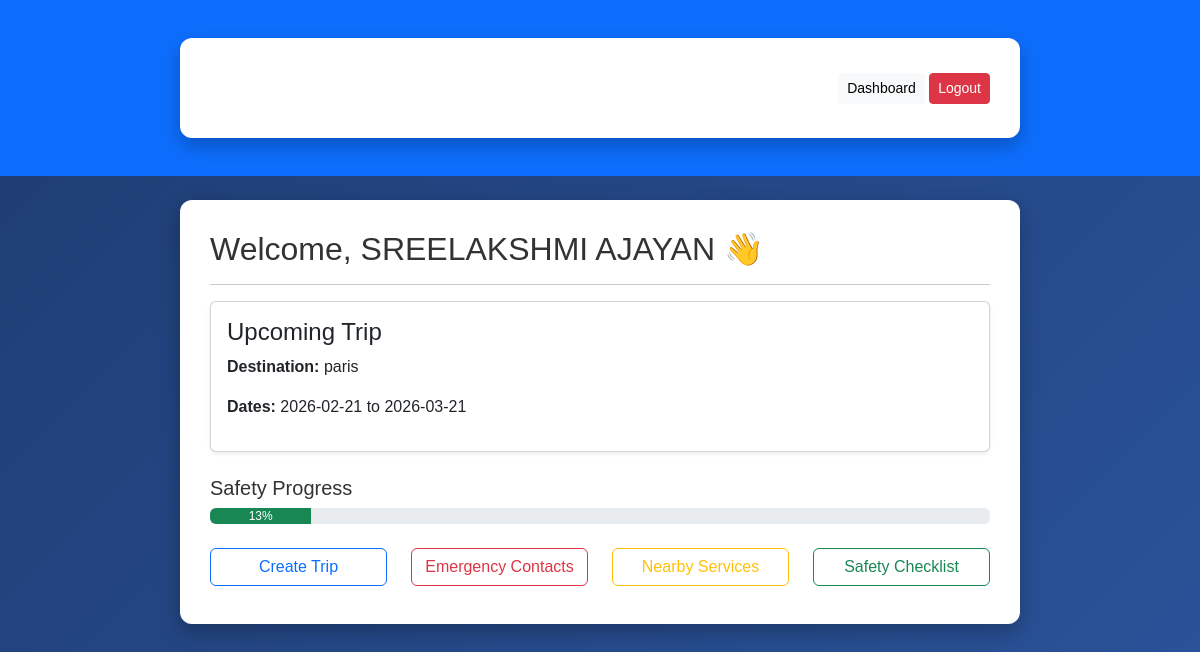
The app's page /dashboard (signed in) with its own data.
### tables this page shows
CREATE TABLE trips(
                    id INTEGER PRIMARY KEY AUTOINCREMENT,
                    user_id INTEGER,
                    destination TEXT,
                    start_date TEXT,
                    end_date TEXT,
                    accommodation TEXT,
                    transport TEXT,
                    notes TEXT
                );

### app.py (the view)
@app.route("/dashboard")
def dashboard():
    if "user_id" not in session:
        return redirect(url_for("login"))
    conn = sqlite3.connect(DATABASE)
    c = conn.cursor()
    c.execute("SELECT * FROM trips WHERE user_id=? ORDER BY id DESC LIMIT 1",
              (session["user_id"],))
    trip = c.fetchone()
    c.execute("SELECT COUNT(*) FROM checklist WHERE user_id=? AND status=1",
              (session["user_id"],))
    completed = c.fetchone()[0]
    c.execute("SELECT COUNT(*) FROM checklist WHERE user_id=?",
              (session["user_id"],))
    total = c.fetchone()[0]
    progress = int((completed / total) * 100) if total > 0 else 0
    conn.close()
    return render_template("dashboard.html", trip=trip, progress=progress)

### templates/dashboard.html
{% extends "base.html" %}
{% block content %}
<h2>Welcome, {{ session['user_name'] }} 👋</h2>
<hr>
{% if trip %}
<div class="card p-3 shadow-sm mb-4">
    <h4>Upcoming Trip</h4>
    <p><strong>Destination:</strong> {{ trip[2] }}</p>
    <p><strong>Dates:</strong> {{ trip[3] }} to {{ trip[4] }}</p>
</div>
{% else %}
<p>No trip planned yet.</p>
{% endif %}
<h5>Safety Progress</h5>
<div class="progress mb-4">
  <div class="progress-bar bg-success" role="progressbar"
       style="width: {{progress}}%;">
       {{progress}}%
  </div>
</div>
<div class="row">
    <div class="col-md-3">
        <a href="/planner" class="btn btn-outline-primary w-100 mb-2">Create Trip</a>
    </div>
    <div class="col-md-3">
        <a href="/emergency" class="btn btn-outline-danger w-100 mb-2">Emergency Contacts</a>
    </div>
    <div class="col-md-3">
        <a href="/nearby" class="btn btn-outline-warning w-100 mb-2">Nearby Services</a>
    </div>
    <div class="col-md-3">
        <a href="/checklist" class="btn btn-outline-success w-100 mb-2">Safety Checklist</a>
    </div>
</div>
{% endblock %}

### static/css/style.css (style rules this page uses)
body { font-family: Arial, sans-serif; background: linear-gradient(135deg, #1e3c72, #2a5298); margin: 0; padding: 0; color: #333; }

### records on screen
trips: destination "paris", start_date "2026-02-21", end_date "2026-03-21"

### other values on screen
{{ session['user_name'] }} "SREELAKSHMI AJAYAN"
{{ progress }} "13"
